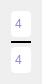
    <widget class="QWidget" name="layoutWidget">
     <property name="geometry">
      <rect>
       <x>780</x>
       <y>66</y>
       <width>28</width>
       <height>71</height>
      </rect>
     </property>
     <layout class="QVBoxLayout" name="time_sig">
      <property name="spacing">
       <number>0</number>
      </property>
      <item>
       <widget class="QLineEdit" name="timesig_num">
        <property name="minimumSize">
         <size>
          <width>0</width>
          <height>26</height>
         </size>
        </property>
        <property name="font">
         <font>
          <pointsize>9</pointsize>
         </font>
        </property>
        <property name="styleSheet">
         <string notr="true">QLineEdit {
	color: rgb(137, 137, 206);
	border-radius: 4px
}

QLineEdit:hover {
	background-color: rgb(24, 40, 40);
}</string>
        </property>
        <property name="inputMask">
         <string>00</string>
        </property>
        <property name="text">
         <string>4</string>
        </property>
        <property name="alignment">
         <set>Qt::AlignCenter</set>
        </property>
        <property name="placeholderText">
         <string/>
        </property>
       </widget>
      </item>
      <item>
       <widget class="Line" name="timesig_line">
        <property name="minimumSize">
         <size>
          <width>0</width>
          <height>10</height>
         </size>
        </property>
        <property name="font">
         <font>
          <pointsize>9</pointsize>
         </font>
        </property>
        <property name="frameShadow">
         <enum>QFrame::Plain</enum>
        </property>
        <property name="lineWidth">
         <number>2</number>
        </property>
        <property name="orientation">
         <enum>Qt::Horizontal</enum>
        </property>
       </widget>
      </item>
      <item>
       <widget class="QLineEdit" name="timesig_den">
        <property name="minimumSize">
         <size>
          <width>0</width>
          <height>26</height>
         </size>
        </property>
        <property name="font">
         <font>
          <pointsize>9</pointsize>
         </font>
        </property>
        <property name="styleSheet">
         <string notr="true">QLineEdit {
	color: rgb(137, 137, 206);
	border-radius: 4px
}

QLineEdit:hover {
	background-color: rgb(24, 40, 40);
}</string>
        </property>
        <property name="inputMask">
         <string>00</string>
        </property>
        <property name="text">
         <string>4</string>
        </property>
        <property name="alignment">
         <set>Qt::AlignCenter</set>
        </property>
        <property name="placeholderText">
         <string/>
        </property>
       </widget>
      </item>
     </layout>
    </widget>
